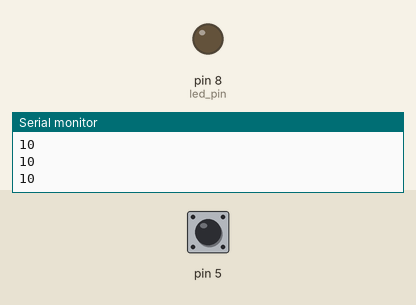
Recording of a sketch running on a simulated Arduino Uno, built with avr-gcc and run on an emulated ATmega328P. Shown: output pins drawn as LEDs (lit = HIGH), the last lines printed to the serial monitor. Dashed ring = blinking. Inputs (shaded band) come from the test bench; at power-on: pin 5 HIGH.

Above: at 1.4 s.
1.5 s: pin 5 pulled LOW for 1 s
At 1.67 s:
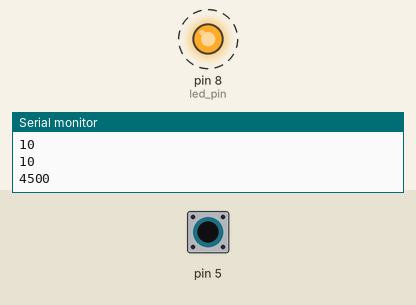
4.0 s: pin 5 pulled LOW for 0.35 s
At 5.4 s:
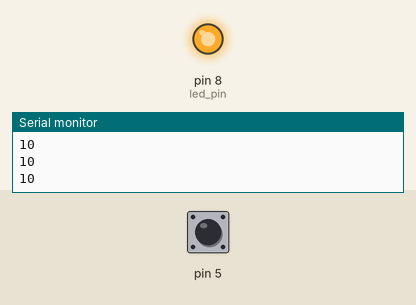
5.8 s: pin 5 pulled LOW for 3.2 s
At 6.52 s:
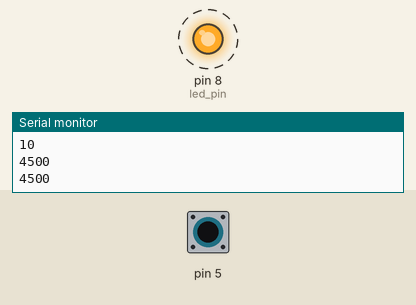
Timing chart, 0 to 10.3 s (numbered marks = the images above; inputs shaded):
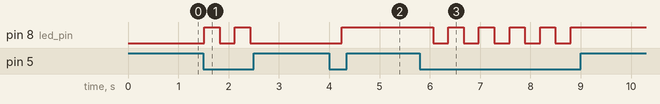

Measured:
- after the input at 1.5 s, pin 8 (led_pin): alternates HIGH for 0.30 s and LOW for 0.30 s, 4 changes in all, then stays LOW, starting at once
- after the input at 4.0 s, pin 8 (led_pin): LOW → HIGH after 0.25 s
- after the input at 5.8 s, pin 8 (led_pin): alternates HIGH for 0.30 s and LOW for 0.30 s, 10 changes in all, then stays HIGH, starting after 0.27 s

The sketch:

Capacitive_sensor.ino
```cpp
#include <CapacitiveSensor.h>

CapacitiveSensor capSensor(7, 5);

// Limiar para ligar a lampada(quanto maior, mais difícil de ligar)
int threshold = 500;

const int led_pin = 8;
int led_state = false;


void setup() {
  Serial.begin(9600);
  pinMode(led_pin, OUTPUT);
}

void loop() {
  long sensorValue = capSensor.capacitiveSensor(30);
  Serial.println(sensorValue);

  if (sensorValue > threshold) {
    led_state = !led_state;
  }

  if(led_state) digitalWrite(led_pin,HIGH);
  else          digitalWrite(led_pin,LOW);
  delay(300);
}
```
